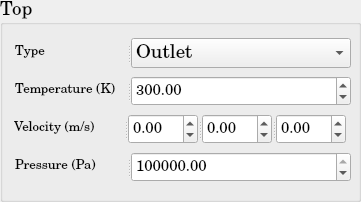
          <widget class="QGroupBox" name="SP_BoundaryCondition_Top">
           <property name="minimumSize">
            <size>
             <width>361</width>
             <height>202</height>
            </size>
           </property>
           <property name="maximumSize">
            <size>
             <width>361</width>
             <height>202</height>
            </size>
           </property>
           <property name="font">
            <font>
             <family>Century Schoolbook L</family>
             <pointsize>14</pointsize>
             <weight>50</weight>
             <bold>false</bold>
            </font>
           </property>
           <property name="title">
            <string>Top</string>
           </property>
           <layout class="QGridLayout" name="gridLayout_61">
            <item row="0" column="0">
             <widget class="QSplitter" name="splitter_46">
              <property name="minimumSize">
               <size>
                <width>338</width>
                <height>30</height>
               </size>
              </property>
              <property name="maximumSize">
               <size>
                <width>336</width>
                <height>30</height>
               </size>
              </property>
              <property name="orientation">
               <enum>Qt::Horizontal</enum>
              </property>
              <widget class="QLabel" name="SP_BC_Type_Top">
               <property name="minimumSize">
                <size>
                 <width>110</width>
                 <height>30</height>
                </size>
               </property>
               <property name="maximumSize">
                <size>
                 <width>110</width>
                 <height>30</height>
                </size>
               </property>
               <property name="text">
                <string>&lt;html&gt;&lt;head/&gt;&lt;body&gt;&lt;p&gt;&lt;span style=&quot; font-size:10pt;&quot;&gt;Type&lt;/span&gt;&lt;/p&gt;&lt;/body&gt;&lt;/html&gt;</string>
               </property>
              </widget>
              <widget class="QComboBox" name="SP_BC_Type_Top_ComboBox">
               <property name="minimumSize">
                <size>
                 <width>220</width>
                 <height>30</height>
                </size>
               </property>
               <property name="maximumSize">
                <size>
                 <width>220</width>
                 <height>30</height>
                </size>
               </property>
               <item>
                <property name="text">
                 <string>Outlet</string>
                </property>
               </item>
               <item>
                <property name="text">
                 <string>Wall</string>
                </property>
               </item>
               <item>
                <property name="text">
                 <string>Inlet</string>
                </property>
               </item>
               <item>
                <property name="text">
                 <string>Neumann</string>
                </property>
               </item>
               <item>
                <property name="text">
                 <string>Dirichlet</string>
                </property>
               </item>
              </widget>
             </widget>
            </item>
            <item row="1" column="0">
             <widget class="QSplitter" name="splitter_47">
              <property name="minimumSize">
               <size>
                <width>338</width>
                <height>30</height>
               </size>
              </property>
              <property name="maximumSize">
               <size>
                <width>336</width>
                <height>30</height>
               </size>
              </property>
              <property name="orientation">
               <enum>Qt::Horizontal</enum>
              </property>
              <widget class="QLabel" name="SP_BC_Temperature_Top">
               <property name="minimumSize">
                <size>
                 <width>110</width>
                 <height>30</height>
                </size>
               </property>
               <property name="maximumSize">
                <size>
                 <width>110</width>
                 <height>30</height>
                </size>
               </property>
               <property name="text">
                <string>&lt;html&gt;&lt;head/&gt;&lt;body&gt;&lt;p&gt;&lt;span style=&quot; font-size:10pt;&quot;&gt;Temperature (K)&lt;/span&gt;&lt;/p&gt;&lt;/body&gt;&lt;/html&gt;</string>
               </property>
              </widget>
              <widget class="QDoubleSpinBox" name="SP_BC_Top_Temperature_doubleSpinBox">
               <property name="minimumSize">
                <size>
                 <width>220</width>
                 <height>30</height>
                </size>
               </property>
               <property name="maximumSize">
                <size>
                 <width>220</width>
                 <height>30</height>
                </size>
               </property>
               <property name="font">
                <font>
                 <pointsize>11</pointsize>
                </font>
               </property>
               <property name="maximum">
                <double>1000000000.000000000000000</double>
               </property>
               <property name="value">
                <double>300.000000000000000</double>
               </property>
              </widget>
             </widget>
            </item>
            <item row="2" column="0">
             <widget class="QSplitter" name="splitter_40">
              <property name="orientation">
               <enum>Qt::Horizontal</enum>
              </property>
              <widget class="QLabel" name="SP_BC_Velocity_Top">
               <property name="minimumSize">
                <size>
                 <width>110</width>
                 <height>30</height>
                </size>
               </property>
               <property name="maximumSize">
                <size>
                 <width>110</width>
                 <height>30</height>
                </size>
               </property>
               <property name="text">
                <string>&lt;html&gt;&lt;head/&gt;&lt;body&gt;&lt;p&gt;&lt;span style=&quot; font-size:10pt;&quot;&gt;Velocity (m/s)&lt;/span&gt;&lt;/p&gt;&lt;/body&gt;&lt;/html&gt;</string>
               </property>
              </widget>
              <widget class="QSplitter" name="splitter_70">
               <property name="minimumSize">
                <size>
                 <width>220</width>
                 <height>30</height>
                </size>
               </property>
               <property name="maximumSize">
                <size>
                 <width>222</width>
                 <height>30</height>
                </size>
               </property>
               <property name="orientation">
                <enum>Qt::Horizontal</enum>
               </property>
               <widget class="QDoubleSpinBox" name="SP_BC_Top_Velocity_1d_doubleSpinBox">
                <property name="minimumSize">
                 <size>
                  <width>68</width>
                  <height>30</height>
                 </size>
                </property>
                <property name="maximumSize">
                 <size>
                  <width>70</width>
                  <height>30</height>
                 </size>
                </property>
                <property name="font">
                 <font>
                  <pointsize>11</pointsize>
                 </font>
                </property>
                <property name="minimum">
                 <double>-1000000000.000000000000000</double>
                </property>
                <property name="maximum">
                 <double>1000000000.000000000000000</double>
                </property>
               </widget>
               <widget class="QDoubleSpinBox" name="SP_BC_Top_Velocity_2d_doubleSpinBox">
                <property name="minimumSize">
                 <size>
                  <width>68</width>
                  <height>30</height>
                 </size>
                </property>
                <property name="maximumSize">
                 <size>
                  <width>70</width>
                  <height>30</height>
                 </size>
                </property>
                <property name="font">
                 <font>
                  <pointsize>11</pointsize>
                 </font>
                </property>
                <property name="minimum">
                 <double>-1000000000.000000000000000</double>
                </property>
                <property name="maximum">
                 <double>1000000000.000000000000000</double>
                </property>
               </widget>
               <widget class="QDoubleSpinBox" name="SP_BC_Top_Velocity_3d_doubleSpinBox">
                <property name="minimumSize">
                 <size>
                  <width>68</width>
                  <height>30</height>
                 </size>
                </property>
                <property name="maximumSize">
                 <size>
                  <width>70</width>
                  <height>30</height>
                 </size>
                </property>
                <property name="font">
                 <font>
                  <pointsize>11</pointsize>
                 </font>
                </property>
                <property name="minimum">
                 <double>-1000000000.000000000000000</double>
                </property>
                <property name="maximum">
                 <double>1000000000.000000000000000</double>
                </property>
               </widget>
              </widget>
             </widget>
            </item>
            <item row="3" column="0">
             <widget class="QSplitter" name="splitter_71">
              <property name="minimumSize">
               <size>
                <width>338</width>
                <height>30</height>
               </size>
              </property>
              <property name="maximumSize">
               <size>
                <width>336</width>
                <height>30</height>
               </size>
              </property>
              <property name="orientation">
               <enum>Qt::Horizontal</enum>
              </property>
              <widget class="QLabel" name="SP_BC_Pressure_Top">
               <property name="minimumSize">
                <size>
                 <width>110</width>
                 <height>30</height>
                </size>
               </property>
               <property name="maximumSize">
                <size>
                 <width>110</width>
                 <height>30</height>
                </size>
               </property>
               <property name="text">
                <string>&lt;html&gt;&lt;head/&gt;&lt;body&gt;&lt;p&gt;&lt;span style=&quot; font-size:10pt;&quot;&gt;Pressure (Pa)&lt;/span&gt;&lt;/p&gt;&lt;/body&gt;&lt;/html&gt;</string>
               </property>
              </widget>
              <widget class="QDoubleSpinBox" name="SP_BC_Pressure_Top_doubleSpinBox">
               <property name="minimumSize">
                <size>
                 <width>220</width>
                 <height>30</height>
                </size>
               </property>
               <property name="maximumSize">
                <size>
                 <width>220</width>
                 <height>30</height>
                </size>
               </property>
               <property name="font">
                <font>
                 <pointsize>11</pointsize>
                </font>
               </property>
               <property name="maximum">
                <double>1000000000.000000000000000</double>
               </property>
               <property name="value">
                <double>100000.000000000000000</double>
               </property>
              </widget>
             </widget>
            </item>
           </layout>
          </widget>
